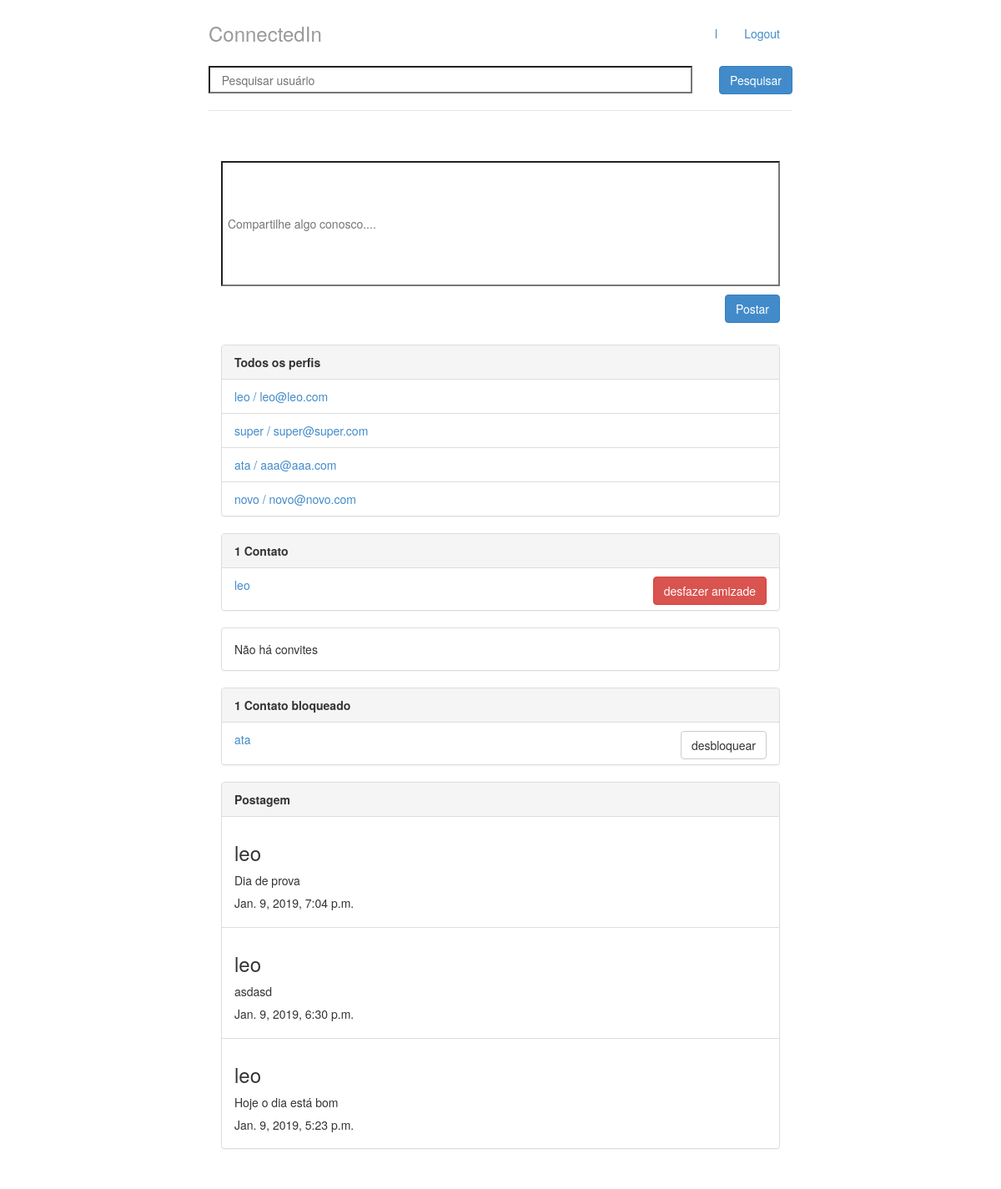
The app's page / (signed in) with its own data.
### perfis/models.py (models this page shows, shortened)
class Perfil(models.Model):
    nome = models.CharField(max_length=255, null=False)
    telefone = models.CharField(max_length=15, null=False)
    nome_empresa = models.CharField(max_length=255, null=False)
    contatos = models.ManyToManyField('self', related_name = 'meus_contatos')
    contatos_bloqueados = models.ManyToManyField('self', related_name = 'meus_contatos_bloqueados', symmetrical=False, through='Bloqueio')
    usuario = models.OneToOneField(User, related_name="perfil", on_delete = models.CASCADE)
    @property
    def email(self):
        return self.usuario.email
    @property
    def meus_bloqueios(self):
        bloqueio = Bloqueio.objects.filter(bloqueador=self)
        return bloqueio
    def contatos_nao_bloqueados(self):
        perfis_nao_bloqueados = []
        perfis_me_bloquearam = Bloqueio.objects.filter(bloqueado=self)
        ids_perfis_me_bloquearam = []
        for perfil in perfis_me_bloquearam:
            ids_perfis_me_bloquearam.append(perfil.bloqueador.id)
        for i in Perfil.objects.all():
            if i.id not in ids_perfis_me_bloquearam and i not in self.meus_bloqueios.all():
                perfis_nao_bloqueados.append(i)
        return perfis_nao_bloqueados
    def __str__(self):
        return self.nome

class Bloqueio(models.Model):
    bloqueador = models.ForeignKey(Perfil, on_delete = models.CASCADE, related_name = 'bloqueador')
    bloqueado = models.ForeignKey(Perfil, on_delete = models.CASCADE, related_name = 'bloqueado')
    def __str__(self):
        return self.bloqueado.nome

class Postagem(models.Model):
    dono = models.ForeignKey(Perfil, on_delete=models.CASCADE, related_name='minhas_postagens')
    texto = models.CharField(max_length=400, null=False)
    data_publicacao = models.DateTimeField(auto_now_add=True)
    def __str__(self):
        return self.texto

### perfis/views.py (the view)
# urls.py: path('', views.index,name='index'),
@login_required
def index(request):
	form = PostForm()
	perfil_logado = Perfil.objects.get(id=request.user.perfil.id)
	perfis_nao_bloqueados = perfil_logado.contatos_nao_bloqueados
	return render(request, 'index.html',{'perfis' : perfis_nao_bloqueados,
										 'perfil_logado' : get_perfil_logado(request),
										   'form':form})

### perfis/forms.py
class PostForm(forms.Form):
	texto = forms.CharField(required=True)

### perfis/views.py (called while the page is built)
@login_required
def get_perfil_logado(request):
	return request.user.perfil

### timeline/models.py (called while the page is built)
    def get_timeline(self):
        lista_postagens = []
        postagens_ordenadas = Postagem.objects.all()[::-1]
        for i in postagens_ordenadas:
            if i.dono in self.perfil.contatos.all() or i.dono.id == self.perfil.id:
                lista_postagens.append(i)
        return lista_postagens

### perfis/templates/index.html (shortened to what this page needs)
{% extends 'base.html' %}
{% block body %}
<div class="col-lg-12">
    <br>
    <form class = "form-signin"  method="post"
        action="{% url 'postar' %}">
        <p><input name="texto" id="id_postagem" required placeholder=" Compartilhe algo conosco...." style="min-width: 670px; min-height: 150px; max-width: 650px; max-height: 150px;"></p>
        <button class="btn btn-primary pull-right" type="submit">Postar</button>
        <br>
    </form>
    <br>
    <br>
	<div class="panel panel-default">
		<div class="panel-heading">
			<strong>Todos os perfis</strong>
		</div>
		{% if perfis %}
		<ul class="list-group">
            {% for perfil in perfis %}
                {% if perfil.nome != perfil_logado.nome %}
                    <li class="list-group-item">
                        <a href = "{% url 'exibir' perfil.id %}">	{{ perfil.nome }} / {{ perfil.email }}
                        </a>
                    </li>
                    {% endif %}
			{% endfor %}
		{% else %}
			<p>Não há perfis cadastrados</p>
		{% endif %}
		</ul>
	</div>
    <div class="panel panel-default">
        {% with total=perfil_logado.contatos.count %}
            {% if total %}
                <div class="panel-heading">
                    <strong> {{ total }}
                        Contato{{ total|pluralize }}
                    </strong>
                </div>
                <ul class="list-group">
                    {% for perfil in perfil_logado.contatos.all %}
                        <li class = "list-group-item">
                            <p><a href = "{% url 'exibir' perfil.id %}">
                                {{ perfil }}
                            </a>
                            <a class="btn btn-danger pull-right" href="{% url 'desfazer' perfil.id %}">
                                desfazer amizade
                            </a></p>
                        </li>
                    {% endfor %}
                </ul>
            {% else %}
                <div class="panel-body">
                    Não há contatos :(
                </div>
            {% endif %}
        {% endwith %}
    </div>
    <div class="panel panel-default">
        {% with total=perfil_logado.convites_recebidos.count %}
            {% if total %}
                <div class="panel-heading">
                    <strong> {{ total }}
                    Convite{{ total|pluralize }} aguardando aprovação</strong>
                </div>
                <ul class="list-group">
                    {% for convite in perfil_logado.convites_recebidos.all %}
                    <li class = "list-group-item">
                        <p>
                        <a href = "{% url 'exibir' convite.solicitante.id %}">
                            {{convite.solicitante.nome}}
                        </a>
                        <a class = "btn btn-danger pull-right" href = "{% url 'recusar' convite.id %}">recusar</a>
                        <a class = "btn btn-primary pull-right" href = "{% url 'aceitar' convite.id %}">aceitar</a></p>
                    </li>
                    {% endfor %}
                </ul>
            {% else %}
                <div class="panel-body">
                    Não há convites
                </div>
            {% endif %}
        {% endwith %}
    </div>
    <div class="panel panel-default">
            {% with total=perfil_logado.meus_bloqueios.count %}
                {% if total %}
                    <div class="panel-heading">
                        <strong> {{ total }}
                            Contato{{ total|pluralize }} bloqueado{{ total|pluralize }}
                        </strong>
                    </div>
                    <ul class="list-group">
                        {% for bloqueio in perfil_logado.meus_bloqueios.all %}
                            <li class = "list-group-item">
                                <p><a href = "{% url 'exibir' bloqueio.bloqueado.id %}">
                                    {{ bloqueio }}
                                </a>
                                <a class = "btn btn-default pull-right" href = "{% url 'desbloquear' bloqueio.id %}">desbloquear</a>
                            </p>
                            </li>
                        {% endfor %}
                    </ul>
                {% else %}
                    <div class="panel-body">
                        Não há contatos bloqueados
                    </div>
                {% endif %}
            {% endwith %}
        </div>
        <div class="panel panel-default">
            {% if perfil_logado.minha_timeline.get_timeline %}
                <div class="panel-heading">
                    <strong> {{ total }}
                        Postagem{{ total|pluralize }}
                    </strong>
                </div>
                <ul class="list-group">
                    {% for postagem in perfil_logado.minha_timeline.get_timeline %}
                        <li class = "list-group-item">
                                <h3> {{ postagem.dono }} </h3>
                                <p>{{ postagem }}</p>
                            <h5>{{postagem.data_publicacao}}</h5>
                        </li>
                    {% endfor %}
                </ul>
            {% else %}
                <div class="panel-body">
                    Não há postagens
                </div>
            {% endif %}
        </div>
</div>
{% endblock %}

### perfis/templates/base.html (shortened to what this page needs)
{% load staticfiles %}
<!doctype html>
<html lang = "pt-br">
	<head>
		<link rel="stylesheet"
			 href="{% static 'styles/bootstrap.css' %}">
		<link rel="stylesheet"
			 href="{% static 'styles/main.css' %}">
	</head>
	<body>
		<div class="container">
			<div class = "header">
				{% if request.user.perfil %}
				<ul class = "nav nav-pills pull-right">
					<li><a href = "{% url 'exibir' perfil_logado.id %}">{{ perfil_logado.nome }}</a></li>
					<li><a href = "/logout/">Logout</a></li>
				</ul>
				<a href="{% url 'index' %}" style = "text-decoration:none">
					<h3 class = "text-muted">ConnectedIn</h3>
				</a>
			<form class = "form-signin"  method="post"
    	    	action="{% url 'pesquisar' %}">
    			<input name="nome" id="nome_id" required placeholder="   Pesquisar usuário" style="min-height: 33px; min-width: 580px;">
    			<button class="btn btn-primary pull-right" type="submit">Pesquisar</button>
			</form>
			{% else %}
				<h3 class = "text-muted">ConnectedIn</h3>
			{% endif %}
			<br>
			</div>
			<div class="row content">
				{% block body %}
				{% endblock %}
			</div>
		</div>
	</body>
</html>

### perfis/static/styles/main.css (style rules this page uses)
body { padding-top: 20px; padding-bottom: 20px; }
.header, .content, .footer { padding-left: 15px; padding-right: 15px; }
.header { border-bottom: 1px solid #e5e5e5; }
.header h3 { margin-top: 0; margin-bottom: 0; line-height: 40px; padding-bottom: 19px; }
@media (min-width: 768px) { .container { max-width: 730px; } }
.content { margin: 40px 0; }
@media screen and (min-width: 768px) { .header, .content, .footer { padding-left: 0; padding-right: 0; } }
@media screen and (min-width: 768px) { .header { margin-bottom: 30px; } }

### records on screen
Perfil: nome "l"
Perfil: nome "leo", email "leo@leo.com"
Perfil: nome "super", email "super@super.com"
Perfil: nome "ata", email "aaa@aaa.com"
Perfil: nome "novo", email "novo@novo.com"
Bloqueio: bloqueado.nome "ata"
Postagem: dono "leo", texto "Dia de prova", data_publicacao "Jan. 9, 2019, 7:04 p.m."
Postagem: dono "leo", texto "asdasd", data_publicacao "Jan. 9, 2019, 6:30 p.m."
Postagem: dono "leo", texto "Hoje o dia está bom", data_publicacao "Jan. 9, 2019, 5:23 p.m."

### other values on screen
{{ total }} "1"
